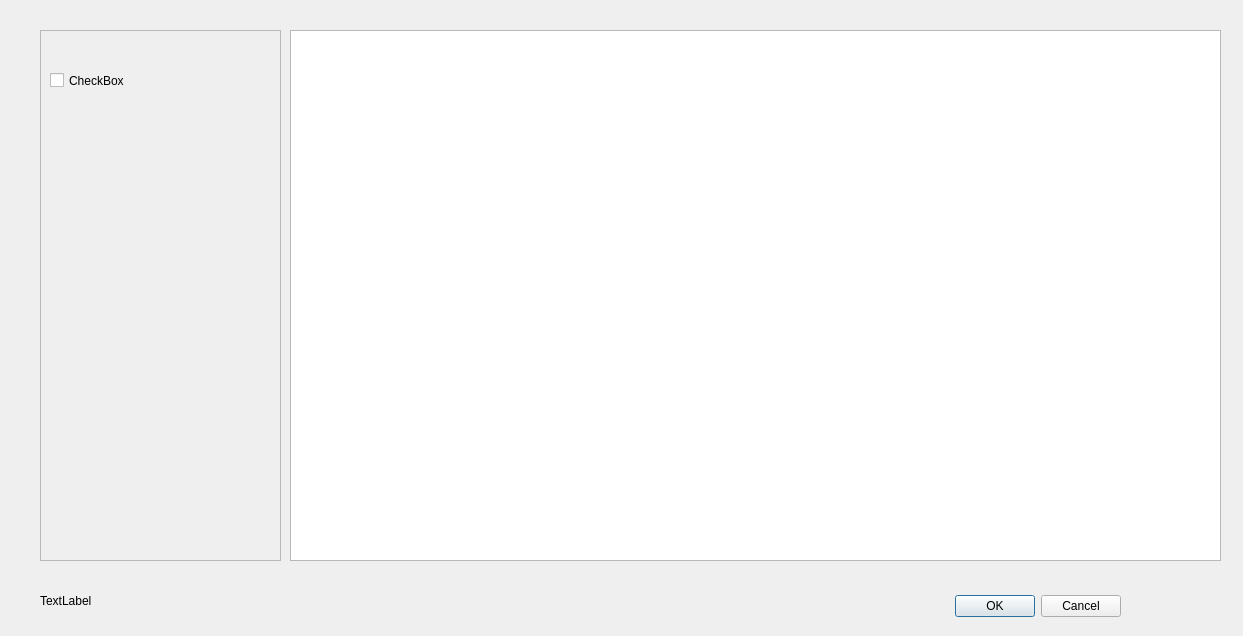
<?xml version="1.0" encoding="UTF-8"?>
<ui version="4.0">
 <class>layerContainer</class>
 <widget class="QDialog" name="layerContainer">
  <property name="geometry">
   <rect>
    <x>0</x>
    <y>0</y>
    <width>1243</width>
    <height>636</height>
   </rect>
  </property>
  <property name="windowTitle">
   <string>Display Linestring with Z values as graph</string>
  </property>
  <widget class="QDialogButtonBox" name="button_box">
   <property name="geometry">
    <rect>
     <x>780</x>
     <y>590</y>
     <width>341</width>
     <height>32</height>
    </rect>
   </property>
   <property name="orientation">
    <enum>Qt::Horizontal</enum>
   </property>
   <property name="standardButtons">
    <set>QDialogButtonBox::Cancel|QDialogButtonBox::Ok</set>
   </property>
  </widget>
  <widget class="QGraphicsView" name="graphicsView">
   <property name="geometry">
    <rect>
     <x>290</x>
     <y>30</y>
     <width>931</width>
     <height>531</height>
    </rect>
   </property>
   <property name="sizeAdjustPolicy">
    <enum>QAbstractScrollArea::AdjustToContents</enum>
   </property>
  </widget>
  <widget class="QFrame" name="frame">
   <property name="geometry">
    <rect>
     <x>40</x>
     <y>30</y>
     <width>241</width>
     <height>531</height>
    </rect>
   </property>
   <property name="frameShape">
    <enum>QFrame::StyledPanel</enum>
   </property>
   <property name="frameShadow">
    <enum>QFrame::Raised</enum>
   </property>
   <widget class="QCheckBox" name="checkBox">
    <property name="geometry">
     <rect>
      <x>10</x>
      <y>40</y>
      <width>211</width>
      <height>21</height>
     </rect>
    </property>
    <property name="text">
     <string>CheckBox</string>
    </property>
   </widget>
  </widget>
  <widget class="QLabel" name="statusMessage">
   <property name="geometry">
    <rect>
     <x>40</x>
     <y>580</y>
     <width>421</width>
     <height>41</height>
    </rect>
   </property>
   <property name="text">
    <string>TextLabel</string>
   </property>
  </widget>
 </widget>
 <resources/>
 <connections>
  <connection>
   <sender>button_box</sender>
   <signal>accepted()</signal>
   <receiver>layerContainer</receiver>
   <slot>accept()</slot>
   <hints>
    <hint type="sourcelabel">
     <x>20</x>
     <y>20</y>
    </hint>
    <hint type="destinationlabel">
     <x>20</x>
     <y>20</y>
    </hint>
   </hints>
  </connection>
  <connection>
   <sender>button_box</sender>
   <signal>rejected()</signal>
   <receiver>layerContainer</receiver>
   <slot>reject()</slot>
   <hints>
    <hint type="sourcelabel">
     <x>20</x>
     <y>20</y>
    </hint>
    <hint type="destinationlabel">
     <x>20</x>
     <y>20</y>
    </hint>
   </hints>
  </connection>
 </connections>
</ui>
